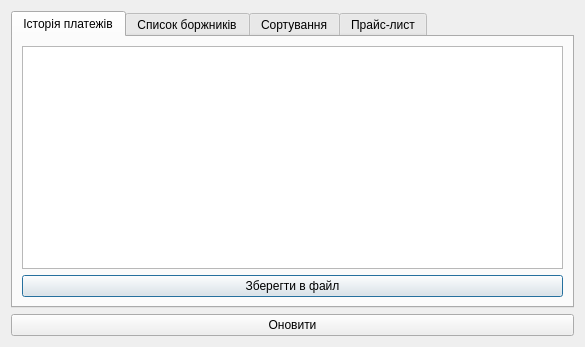
<?xml version="1.0" encoding="UTF-8"?>
<ui version="4.0">
 <class>OutputDocuments</class>
 <widget class="QDialog" name="OutputDocuments">
  <property name="geometry">
   <rect>
    <x>0</x>
    <y>0</y>
    <width>585</width>
    <height>347</height>
   </rect>
  </property>
  <property name="windowTitle">
   <string>Вихідні документи</string>
  </property>
  <layout class="QGridLayout" name="gridLayout">
   <item row="0" column="0">
    <widget class="QTabWidget" name="tabWidget">
     <property name="currentIndex">
      <number>0</number>
     </property>
     <widget class="QWidget" name="tab">
      <attribute name="title">
       <string>Історія платежів</string>
      </attribute>
      <layout class="QGridLayout" name="gridLayout_2">
       <item row="0" column="0">
        <widget class="QListWidget" name="listPaymentsHistory"/>
       </item>
       <item row="1" column="0">
        <widget class="QPushButton" name="pbPaymentsHistory">
         <property name="text">
          <string>Зберегти в файл</string>
         </property>
        </widget>
       </item>
      </layout>
     </widget>
     <widget class="QWidget" name="tab_2">
      <attribute name="title">
       <string>Список боржників</string>
      </attribute>
      <layout class="QGridLayout" name="gridLayout_3">
       <item row="0" column="0">
        <widget class="QListWidget" name="listDebtors"/>
       </item>
       <item row="1" column="0">
        <widget class="QPushButton" name="pbDebtors">
         <property name="text">
          <string>Зберегти в файл</string>
         </property>
        </widget>
       </item>
      </layout>
     </widget>
     <widget class="QWidget" name="tab_3">
      <attribute name="title">
       <string>Сортування</string>
      </attribute>
      <layout class="QGridLayout" name="gridLayout_8">
       <item row="0" column="0">
        <widget class="QLabel" name="label_7">
         <property name="text">
          <string>Вивести всіх клієнтів з міста:</string>
         </property>
        </widget>
       </item>
       <item row="0" column="1" colspan="2">
        <widget class="QComboBox" name="cbSities">
         <item>
          <property name="text">
           <string>Маріуполь</string>
          </property>
         </item>
         <item>
          <property name="text">
           <string>Покровськ</string>
          </property>
         </item>
         <item>
          <property name="text">
           <string>Авдіївка</string>
          </property>
         </item>
        </widget>
       </item>
       <item row="1" column="0" colspan="3">
        <widget class="QListWidget" name="listSort"/>
       </item>
       <item row="2" column="0" colspan="3">
        <widget class="QPushButton" name="pbSort">
         <property name="text">
          <string>Зберегти в файл</string>
         </property>
        </widget>
       </item>
      </layout>
     </widget>
     <widget class="QWidget" name="tab_4">
      <attribute name="title">
       <string>Прайс-лист</string>
      </attribute>
      <layout class="QGridLayout" name="gridLayout_6">
       <item row="0" column="0">
        <widget class="QGroupBox" name="groupBox">
         <property name="title">
          <string/>
         </property>
         <layout class="QGridLayout" name="gridLayout_7">
          <item row="0" column="0">
           <widget class="QLabel" name="label">
            <property name="text">
             <string>Вартість підключення (багатоповерхівки):</string>
            </property>
           </widget>
          </item>
          <item row="0" column="1">
           <widget class="QSpinBox" name="spCities">
            <property name="minimum">
             <number>1</number>
            </property>
            <property name="maximum">
             <number>2000</number>
            </property>
           </widget>
          </item>
          <item row="1" column="0">
           <widget class="QLabel" name="label_2">
            <property name="text">
             <string>Вартість підключення (приватний сектор):</string>
            </property>
           </widget>
          </item>
          <item row="1" column="1">
           <widget class="QSpinBox" name="spPrivateSector">
            <property name="minimum">
             <number>1</number>
            </property>
            <property name="maximum">
             <number>2000</number>
            </property>
           </widget>
          </item>
          <item row="2" column="0">
           <widget class="QLabel" name="label_3">
            <property name="text">
             <string>Виклик фахівця на об'єкт:</string>
            </property>
           </widget>
          </item>
          <item row="2" column="1">
           <widget class="QSpinBox" name="spMaster">
            <property name="minimum">
             <number>1</number>
            </property>
            <property name="maximum">
             <number>2000</number>
            </property>
           </widget>
          </item>
          <item row="3" column="0">
           <widget class="QLabel" name="label_4">
            <property name="text">
             <string>Метр звитої пари:</string>
            </property>
           </widget>
          </item>
          <item row="3" column="1">
           <widget class="QSpinBox" name="spEthernet">
            <property name="minimum">
             <number>1</number>
            </property>
            <property name="maximum">
             <number>2000</number>
            </property>
           </widget>
          </item>
          <item row="4" column="0">
           <widget class="QLabel" name="label_5">
            <property name="text">
             <string>Налаштування ОС:</string>
            </property>
           </widget>
          </item>
          <item row="4" column="1">
           <widget class="QSpinBox" name="spOperatingSystem">
            <property name="minimum">
             <number>1</number>
            </property>
            <property name="maximum">
             <number>2000</number>
            </property>
           </widget>
          </item>
          <item row="5" column="0">
           <widget class="QLabel" name="label_6">
            <property name="text">
             <string>Налаштування обладнання:</string>
            </property>
           </widget>
          </item>
          <item row="5" column="1">
           <widget class="QSpinBox" name="spHardware">
            <property name="minimum">
             <number>1</number>
            </property>
            <property name="maximum">
             <number>2000</number>
            </property>
           </widget>
          </item>
         </layout>
        </widget>
       </item>
       <item row="1" column="0">
        <widget class="QPushButton" name="pbPrice">
         <property name="text">
          <string>Зберегти в файл</string>
         </property>
        </widget>
       </item>
      </layout>
     </widget>
    </widget>
   </item>
   <item row="1" column="0">
    <widget class="QPushButton" name="pbUpdate">
     <property name="text">
      <string>Оновити</string>
     </property>
    </widget>
   </item>
  </layout>
 </widget>
 <resources/>
 <connections/>
</ui>
